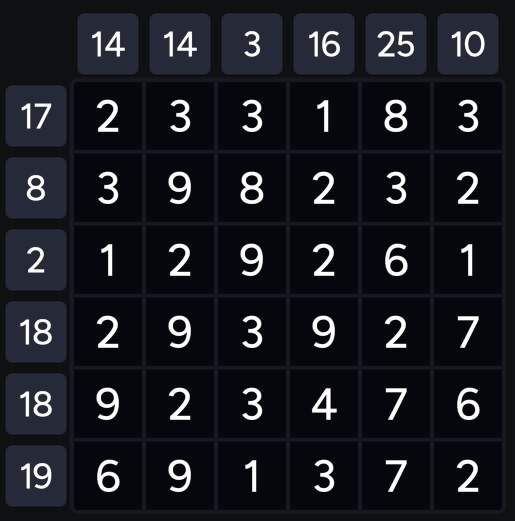
#> input picture matrix.jpg, 1030 x 1042 px (shown at 1/2 size)
$ python image_detection.py
#> lines starting #> are read from the running program, lines starting #| are printed output that depends on the picture; after the words box and inside, x2 and y2 are one past the last pixel; in counts of white or black regions, pixels touching at a corner belong together
import cv2
import pytesseract
import numpy as np

# Set up Tesseract executable path
pytesseract.pytesseract.tesseract_cmd = r"C:\Program Files\Tesseract-OCR\tesseract.exe"

# Load the image
image_path = "matrix.jpg"  # Update this with the correct path
image = cv2.imread(image_path)
#> image is the input picture: shape (1042, 1030, 3); mean B, G, R 33.5, 27, 25.9

if image is None:
    print("Error: Unable to load the image. Check the file path.")
    exit()

# Preprocessing: Convert the image to grayscale
gray = cv2.cvtColor(image, cv2.COLOR_BGR2GRAY)

# Increase contrast for better OCR recognition
gray = cv2.equalizeHist(gray)
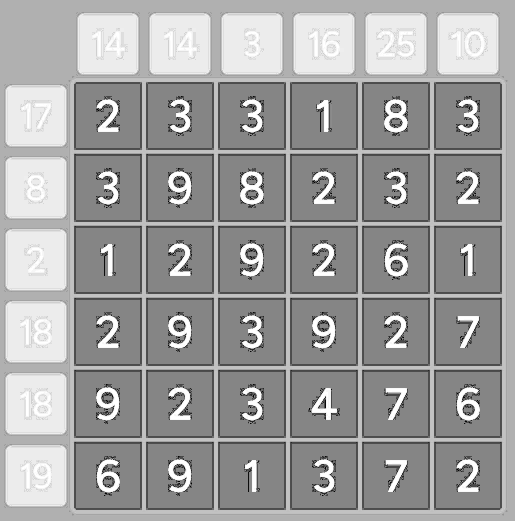
#> gray: shape (1042, 1030) (shown at 1/2 size); min 0, max 255, mean 158.9

# Thresholding: Convert to binary image
_, binary = cv2.threshold(gray, 0, 255, cv2.THRESH_BINARY_INV + cv2.THRESH_OTSU)
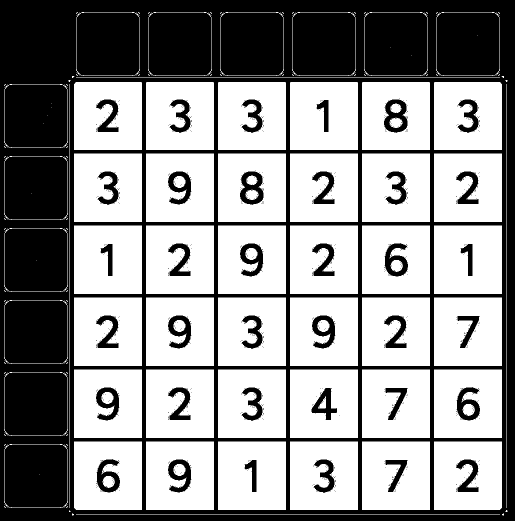
#> binary: shape (1042, 1030) (shown at 1/2 size); 58.8% white; 1096 black regions (1059 under 20 px)

# Find contours to locate grid cells
contours, _ = cv2.findContours(binary, cv2.RETR_EXTERNAL, cv2.CHAIN_APPROX_SIMPLE)
#> contours = 204 contours, 156 with area under 20; largest, box (x1, y1, x2, y2) and area: (724, 883, 860, 1020) 18360, (580, 883, 716, 1020) 18360, (436, 883, 572, 1020) 18360, (292, 883, 428, 1020) 18360, (868, 739, 1004, 876) 18360

# Sort contours by position (top-to-bottom, left-to-right)
contours = sorted(contours, key=lambda c: (cv2.boundingRect(c)[1], cv2.boundingRect(c)[0]))
#> contours = 204 contours, 156 with area under 20; largest, box (x1, y1, x2, y2) and area: (148, 307, 284, 444) 18360, (292, 307, 428, 444) 18360, (436, 307, 572, 444) 18360, (580, 307, 716, 444) 18360, (724, 307, 860, 444) 18360

# Extract grid cells while ignoring the top row and leftmost column
grid = []
cell_size = 0  # To approximate the size of grid cells
filtered_contours = []

for c in contours:
    x, y, w, h = cv2.boundingRect(c)

    # Skip small contours (noise or artifacts)
    if w < 10 or h < 10:
        continue

    # Initialize cell size from the first detected contour
    if cell_size == 0:
        cell_size = max(w, h)

    # Skip cells in the top row or leftmost column
    if y < cell_size or x < cell_size:
        continue

    filtered_contours.append((x, y, w, h))
#> this loop made 204 passes
#> (x, y, w, h, cell_size) on pass 1: (152, 24, 128, 128, 128)
#> (x, y, w, h) on passes 3, 4, 6, 8, 9, 11: (159, 24, 1, 1), (272, 24, 1, 1), (296, 24, 128, 128), (303, 24, 1, 1), (416, 24, 1, 1), (440, 24, 128, 128)
#> after the loop, cell_size = 128; filtered_contours = 36 items, first 6: (148, 164, 136, 136), (292, 164, 136, 136), (436, 164, 136, 136), (580, 164, 136, 136), (724, 164, 136, 136), (868, 164, 136, 136)

# Extract numbers from the filtered contours
for x, y, w, h in filtered_contours:
    # Crop each grid cell
    cell_roi = binary[y:y + h, x:x + w]

    # Resize to improve OCR accuracy
    cell_roi = cv2.resize(cell_roi, (cell_size * 2, cell_size * 2), interpolation=cv2.INTER_LINEAR)

    # OCR to extract the number
#> (the run stopped early here; a loop or call above may not have finished)
